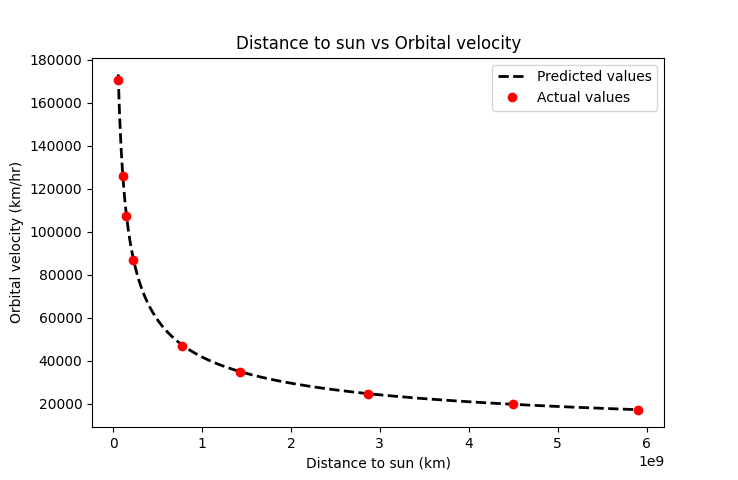

Python code for this plot:
import numpy as np
import matplotlib.pyplot as plt

# Declare constants
NUMBER_OF_CALCULATIONS = 500
GRAVITY = 6.7 * (10**(-11))   # Newton's constant in m^3/(kg s^2)
MASS_OF_SUN = 2.0 * (10**30)  # Mass of sun in kg
GM = GRAVITY * MASS_OF_SUN    # Precomputed value of G * M
KM_TO_M = 1000                # Constant to convert km to m
M_TO_KM = 1/1000              # Constant to convert m to km
MPS_TO_KPH = 3.6              # Constant to convert m/s to km/hr

# Load in the planetary data
data = np.loadtxt('planetdata.txt')
dist = data[:,0]  # km
vel = data[:,1]   # km/hr

# Get the min and max radial distances
min_dist = np.amin(dist) * KM_TO_M  # Convert to meters
max_dist = np.amax(dist) * KM_TO_M  # Convert to meters

# Calculate the distance between values that we will use for calculation
delta_dist = (max_dist - min_dist) / NUMBER_OF_CALCULATIONS

# Create the list of r values to use in computation
r_vals = np.arange(min_dist, max_dist, delta_dist)

# Compute values of v(r) = sqrt(G*M/r) for every radius
v_vals = np.sqrt(GM / r_vals) * MPS_TO_KPH  # Convert m/s to km/hr

# Convert r_vals into km
r_vals *= M_TO_KM

# Plot the computed equation
plt.plot(r_vals, v_vals, 'ko--', linewidth=2, markersize=0, label="Predicted values")

# Plot the data points
plt.plot(dist, vel, "ro", label="Actual values")

# Configure the graph
plt.xlabel("Distance to sun (km)")
plt.ylabel("Orbital velocity (km/hr)")
plt.title("Distance to sun vs Orbital velocity")
plt.legend()

# Show the plot
plt.show()
